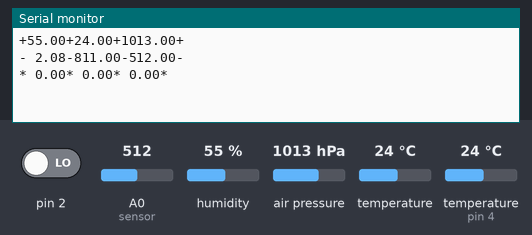
Bench run of a sketch on a simulated Arduino Uno, built with avr-gcc and run on an emulated ATmega328P. Shown: the last lines printed to the serial monitor. Inputs (shaded band) come from the test bench; at power-on: humidity 55 %, air pressure 1013 hPa, A0 (sensor) = 512, pin 2 LOW, temperature 24 °C, temperature (sensor on pin 4) 24 °C. No radio packets arrive unless stated.

Above: at 1.3 s.
1.4 s: humidity set to 22 %
2.9 s: air pressure set to 952 hPa
At 4.3 s:
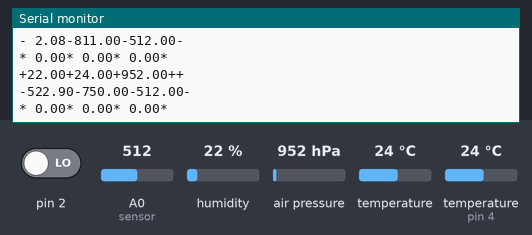
4.4 s: A0 (sensor) set to 716
5.9 s: pin 2 driven HIGH
At 7.3 s:
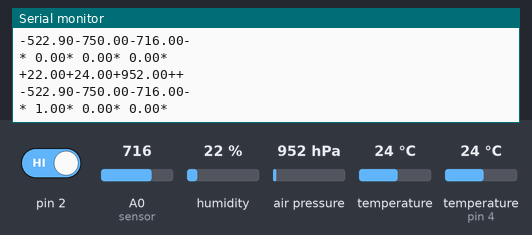
7.4 s: temperature (sensor 0) set to 12 °C
8.9 s: temperature (sensor on pin 4) set to 12 °C
At 9.4 s:
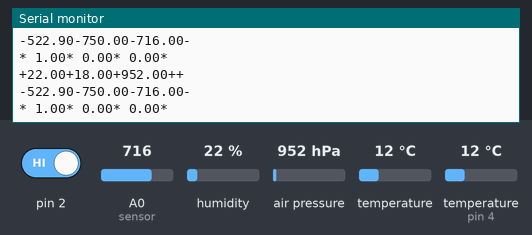
Timing chart, 0 to 11.4 s (numbered marks = the images above; inputs shaded):
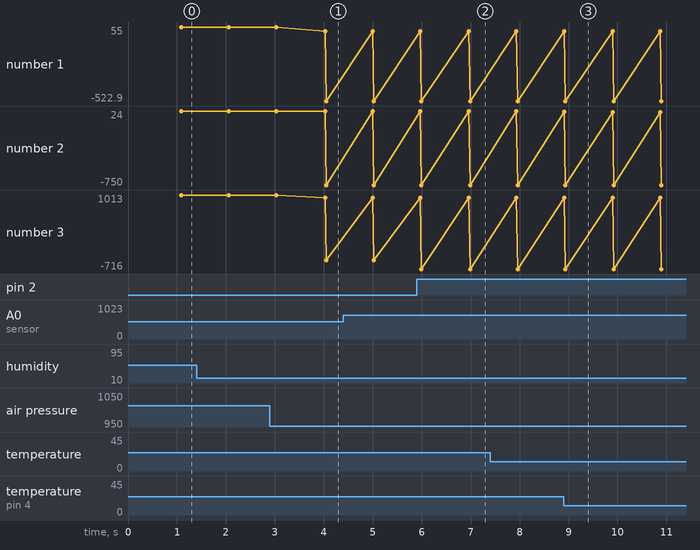

Measured:
- after the input at 2.9 s, the serial monitor: prints a new line after 1.1 s (image 1)
- after the input at 5.9 s, the serial monitor: prints a new line after 1.1 s (image 2)
- plotted number 1: 55 → -522.9 after the input at 2.9 s
- plotted number 2: 24 → -750 after the input at 2.9 s

The sketch:

AirMonitorTransmitter.ino
```cpp
#include <DHT.h>
#include <Adafruit_BMP085.h>
#include <MQ135.h>//Biblioteca de sensor de aire
#include <VirtualWire.h>
#define DHTPIN 4
#define DHTTYPE DHT11

Adafruit_BMP085 bmp;
MQ135 mqSensor(A0);
DHT dht(DHTPIN, DHTTYPE);

float sensorValue[13];

void setup() {
  vw_set_tx_pin(3);//pin of rf
  vw_setup(2000);//start rf
  Serial.begin(9600);
  delay(100);
  bmp.begin();//start barometer
  dht.begin();//start humidity
}

void loop() {
  readSensors();
  concatMessage();
}
void readSensors() {
  sensorValue[0] = dht.readHumidity();//humidity from dht11 sensor
  sensorValue[1] = (bmp.readTemperature() + dht.readTemperature()) / 2; //temperature °c of 2 sensor for more accurate
  sensorValue[2] = bmp.readPressure() / 100; //pressure hPa
  sensorValue[3] = bmp.readAltitude(); //altitude
  sensorValue[4] = (bmp.readSealevelPressure() - 20137) / 100; //return the equivalent pressure (hPa) at sea level
  sensorValue[5] = analogRead(A0);//air sensor voltage
  sensorValue[6] = digitalRead(2);//return 1 if ppm is low, and 0 when is a lot
  sensorValue[7] = mqSensor.getCOPPM();//co ppm
  sensorValue[8] = mqSensor.getCO2PPM();//co2 ppm
  sensorValue[9] = mqSensor.getEthanolPPM();//ethanol ppm
  sensorValue[10] = mqSensor.getNH4PPM(); //NH4 ppm
  sensorValue[11] = mqSensor.getToluenePPM(); //toluene ppm
  sensorValue[12] = mqSensor.getAcetonePPM(); //acetone ppm
}

void concatMessage() {//WE MADE 3 PARTS OF FULL MESSAGE BECAUSE THE RF ONLY SUPPORT 32 CHARS
  char completeReading1[32];
  char completeReading2[32];
  char completeReading3[32];
  char completeReading4[32];
  char value[20];
  byte k;

  vw_send((byte *)"&", 1);
  vw_wait_tx();//SENDING FIRST 4
  delay(100);

  k = 0;
  for (byte i = 0; i < 3; i++) {//START CYCLE FOR EACH VALUE
    completeReading1[k] = '+';
    k++;
    dtostrf(sensorValue[i], 5, 2, value);//CONVERT FLOAT VALUE TO ARRAY MSG CHAR
    for (byte j = 0; j < strlen(value); j++) {//STARTING TO ADD EACH VALUE TO COMPLETE ARRAY
      completeReading1[k] = value[j];//ADD THE VALUE TO THE POSITION K
      k++;
    }
  }

  completeReading1[k] = '+';//FOR END THIRD 5 SENSORS

  k = 0;
  for (byte i = 3; i < 6; i++) {//START CYCLE FOR EACH VALUE
    completeReading2[k] = '-';
    k++;
    dtostrf(sensorValue[i], 5, 2, value);//CONVERT FLOAT VALUE TO ARRAY MSG CHAR
    for (byte j = 0; j < strlen(value); j++) {//STARTING TO ADD EACH VALUE TO COMPLETE ARRAY
      completeReading2[k] = value[j];//ADD THE VALUE TO THE POSITION K
      k++;
    }
  }
  completeReading2[k] = '-';//FOR END THIRD 5 SENSORS

  k = 0;
  for (byte i = 6; i < 9; i++) {//START CYCLE FOR EACH VALUE
    completeReading3[k] = '*';
    k++;
    dtostrf(sensorValue[i], 5, 2, value);//CONVERT FLOAT VALUE TO ARRAY MSG CHAR
    for (byte j = 0; j < strlen(value); j++) {//STARTING TO ADD EACH VALUE TO COMPLETE ARRAY
      completeReading3[k] = value[j];//ADD THE VALUE TO THE POSITION K
      k++;
    }
  }
  completeReading3[k] = '*';//FOR END THIRD 5 SENSORS

  k = 0;
  for (byte i = 9; i < 13; i++) {//START CYCLE FOR EACH VALUE
    completeReading4[k] = '#';
    k++;
    dtostrf(sensorValue[i], 5, 2, value);//CONVERT FLOAT VALUE TO ARRAY MSG CHAR
    for (byte j = 0; j < strlen(value); j++) {//STARTING TO ADD EACH VALUE TO COMPLETE ARRAY
      completeReading4[k] = value[j];//ADD THE VALUE TO THE POSITION K
      k++;
    }
  }
  completeReading4[k] = '#';//FOR END THIRD 5 SENSORS

  vw_send((byte *)completeReading1, strlen(completeReading1));
  vw_wait_tx();//SENDING FIRST 4
  delay(100);

  vw_send((byte *)completeReading2, strlen(completeReading2));
  vw_wait_tx();//SENDING SECOND 4
  delay(100);

  vw_send((byte *)completeReading3, strlen(completeReading3));
  vw_wait_tx();//SENDING FIRST 4
  delay(100);

  vw_send((byte *)completeReading4, strlen(completeReading4));
  vw_wait_tx();//SENDING FIRST 4
  delay(100);


  vw_send((byte *)"!", 1);
  vw_wait_tx();//SENDING FIRST 4
  delay(100);

  for (byte i = 0; i < strlen(completeReading1); i++) {
    Serial.print(completeReading1[i]);
  }
  Serial.println();
  for (byte i = 0; i < strlen(completeReading2); i++) {
    Serial.print(completeReading2[i]);
  }
  Serial.println();
  for (byte i = 0; i < strlen(completeReading3); i++) {
    Serial.print(completeReading3[i]);
  }
  Serial.println();
}
```
